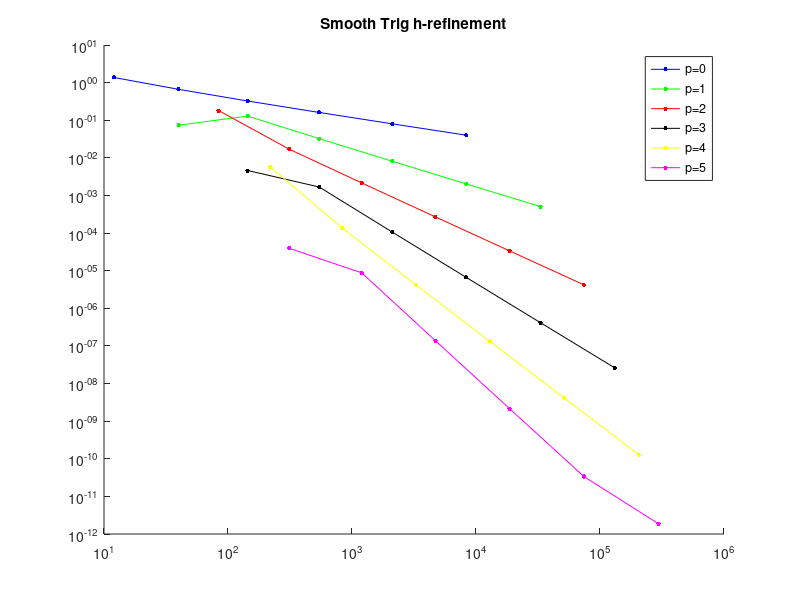
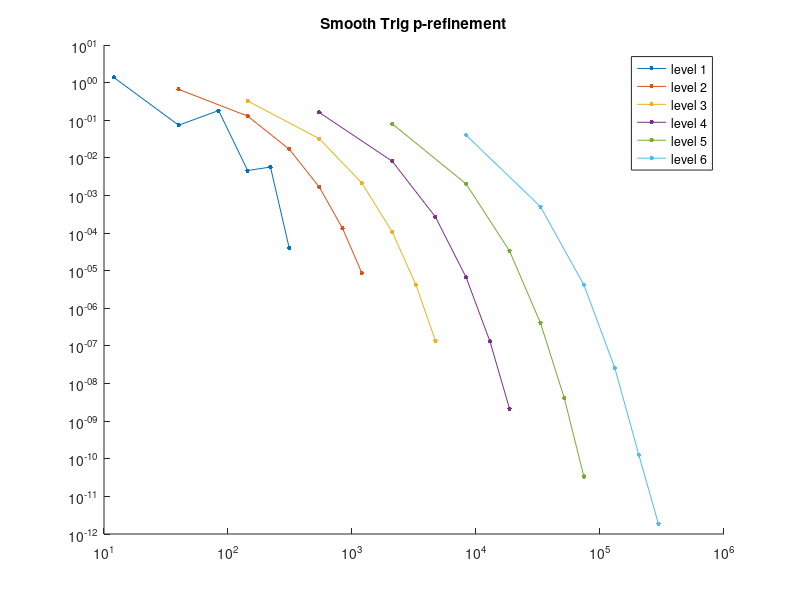
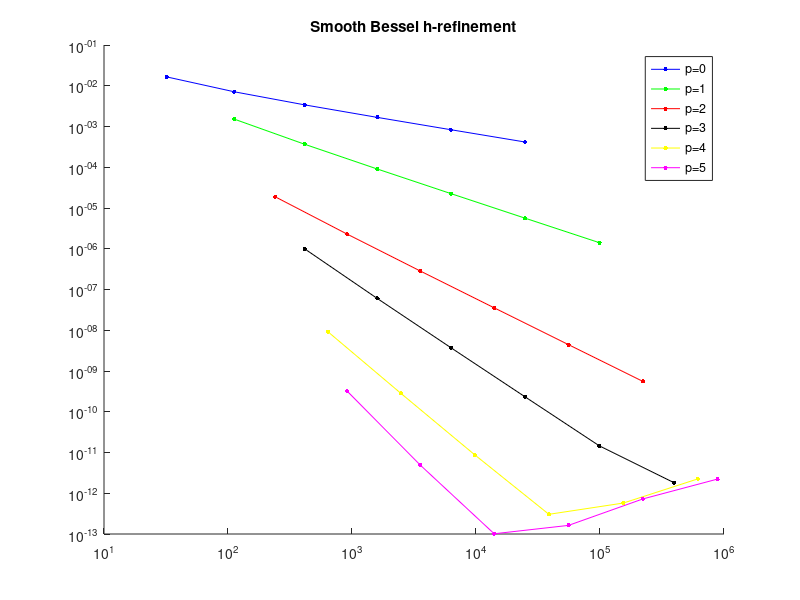
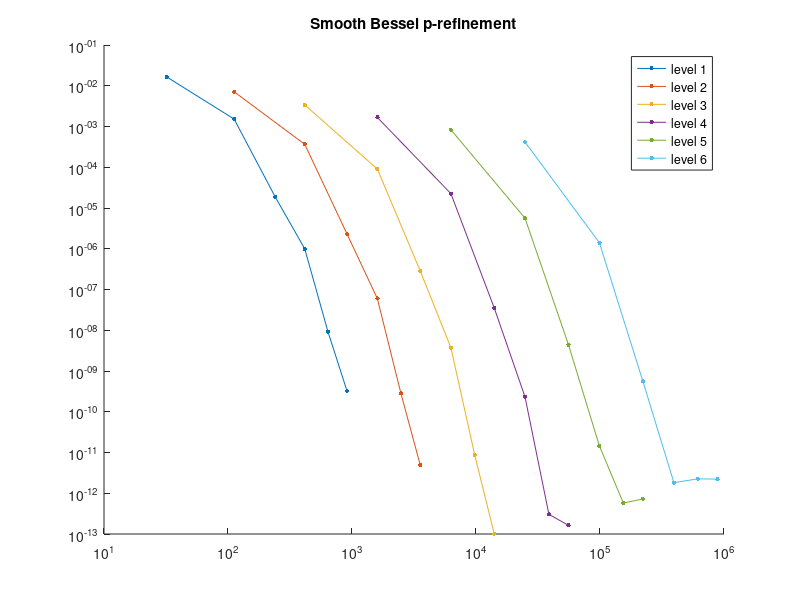

Source code (MATLAB) for these figures, in order:
function [] = plot_deal_ii_results()


% TRIG.
trig_results(:,:,1)=[    0     4   12 1.372663637218e+00 
    1    16   40 6.621663603171e-01 
    2    64  144 3.247516766159e-01 
    3   256  544 1.608889448955e-01 
    4  1024 2112 8.023247235615e-02 
    5  4096 8320 4.008887858422e-02];
trig_results(:,:,2)=[    0     4    40 7.381110108613e-02 
    1    16   144 1.287909783596e-01 
    2    64   544 3.242600334717e-02 
    3   256  2112 8.122461213603e-03 
    4  1024  8320 2.031602046103e-03 
    5  4096 33024 5.079618420139e-04];
trig_results(:,:,3)=[    0     4    84 1.808634263283e-01 
    1    16   312 1.696149152242e-02 
    2    64  1200 2.148463465807e-03 
    3   256  4704 2.694542360104e-04 
    4  1024 18624 3.370968864439e-05 
    5  4096 74112 4.214582037283e-06];
trig_results(:,:,4)=[    0     4    144 4.606710184946e-03 
    1    16    544 1.677832328259e-03 
    2    64   2112 1.062896834293e-04 
    3   256   8320 6.665557434564e-06 
    4  1024  33024 4.169482855019e-07 
    5  4096 131584 2.606475129811e-08];
trig_results(:,:,5)=[    0     4    220 5.694371441215e-03 
    1    16    840 1.325800119137e-04 
    2    64   3280 4.196124001106e-06 
    3   256  12960 1.315458400540e-07 
    4  1024  51520 4.114068794124e-09 
    5  4096 205440 1.285962305190e-10 ];
trig_results(:,:,6)=[    0     4    312 3.942930610183e-05 
    1    16   1200 8.718818778591e-06 
    2    64   4704 1.378413202656e-07 
    3   256  18624 2.160099190491e-09 
    4  1024  74112 3.378787414177e-11 
    5  4096 295680 1.876751113782e-12 ];

% plot fixed p refine h:
%h=figure;
%hold on
% ax=axes;
%for i=1:6
%    plot(trig_results(:,3,i),trig_results(:,4,i),colour_list{i},'MarkerSize',10)
%end
%set(gca,'XScale','log');
%set(gca,'YScale','log');
%legend(p_legend);
%title('h-refinement');
%
% plot fixed h, refine p.
%h=figure;
%hold on
%for j=1:6
%for i=1:6
%    datax(i,j)=trig_results(j,3,i);
%    datay(i,j)=trig_results(j,4,i);
%end
%end
%plot(datax,datay,'.-','MarkerSize',10)
%set(gca,'XScale','log');
%set(gca,'YScale','log');
%legend(h_legend);
%title('p-refinement');


% INTEGER BESSEL:
integer_bessel(:,:,1)=[    0    12    32 1.650665480970e-02 
    1    48   112 7.124414597529e-03 
    2   192   416 3.391346044950e-03 
    3   768  1600 1.673134951154e-03 
    4  3072  6272 8.337106152625e-04 
    5 12288 24832 4.164969392159e-04 ];
integer_bessel(:,:,2)=[    0    12   112 1.521877673949e-03 
    1    48   416 3.657922432928e-04 
    2   192  1600 9.051256590573e-05 
    3   768  6272 2.256937424787e-05 
    4  3072 24832 5.638665880328e-06 
    5 12288 98816 1.409436540830e-06 ];
integer_bessel(:,:,3)=[    0    12    240 1.887393613725e-05 
    1    48    912 2.294867434743e-06 
    2   192   3552 2.846878261904e-07 
    3   768  14016 3.551687720739e-08 
    4  3072  55680 4.437440265000e-09 
    5 12288 221952 5.546132689892e-10 
];
integer_bessel(:,:,4)=[    0    12    416 9.906314801058e-07 
    1    48   1600 6.017892158820e-08 
    2   192   6272 3.733884265410e-09 
    3   768  24832 2.329404868731e-10 
    4  3072  98816 1.455610034540e-11 
    5 12288 394240 1.822862288828e-12 ];
integer_bessel(:,:,5)=[    0    12    640 9.174405745496e-09 
    1    48   2480 2.824723687811e-10 
    2   192   9760 8.790683096829e-12 
    3   768  38720 3.041369060708e-13 
    4  3072 154240 5.749483306849e-13 
    5 12288 615680 2.254627153725e-12 
];
integer_bessel(:,:,6)=[    0    12    912 3.226515664633e-10 
    1    48   3552 4.913855466148e-12 
    2   192  14016 1.013808833804e-13 
    3   768  55680 1.626468221273e-13 
    4  3072 221952 7.263495286546e-13 
    5 12288 886272 2.227545853585e-12 ];


% FRACTIONAL BESSEL, uniform refinement:
fractional_bessel_uniform(:,:,1)=[    0    12    32 9.900762644487e-01 
    1    48   112 9.126848938897e-01 
    2   192   416 8.684057276093e-01 
    3   768  1600 8.466949373344e-01 
    4  3072  6272 8.366670740989e-01 
    5 12288 24832 8.321544489318e-01 
];
fractional_bessel_uniform(:,:,2)=[    0    12   112 8.803266144350e-01 
    1    48   416 8.508922049607e-01 
    2   192  1600 8.382530099983e-01 
    3   768  6272 8.327936313341e-01 
    4  3072 24832 8.304142709139e-01 
    5 12288 98816 8.293648916345e-01];
fractional_bessel_uniform(:,:,3)=[    0    12    240 8.508745285559e-01 
    1    48    912 8.382588516824e-01 
    2   192   3552 8.327930110399e-01 
    3   768  14016 8.304107494075e-01 
    4  3072  55680 8.293612071602e-01 
    5 12288 221952 8.288913806625e-01 ];
fractional_bessel_uniform(:,:,4)=[    0    12    416 8.408009311037e-01 
    1    48   1600 8.338878873961e-01 
    2   192   6272 8.308860662746e-01 
    3   768  24832 8.295697628536e-01 
    4  3072  98816 8.289842965615e-01 
    5 12288 394240 8.287186476551e-01 ];
fractional_bessel_uniform(:,:,5)=[    0    12    640 8.361830931767e-01 
    1    48   2480 8.318820228409e-01 
    2   192   9760 8.300062826266e-01 
    3   768  38720 8.291784136643e-01 
    4  3072 154240 8.288067427953e-01 
    5 12288 615680 8.286359445633e-01 
];
fractional_bessel_uniform(:,:,6)=[    0    12    912 8.337134107829e-01 
    1    48   3552 8.308051578836e-01 
    2   192  14016 8.295312252368e-01 
    3   768  55680 8.289653302631e-01 
    4  3072 221952 8.287089618893e-01 
    5 12288 886272 8.285897307112e-01 
];

% FRACTIONAL BESSEL, adaptive refinement:
fractional_bessel_adapt(:,:,1)=[    0    12   32 9.900762644487e-01 
    1    24   68 9.084627360682e-01 
    2    60  159 8.656774731768e-01 
    3   120  311 8.452602174877e-01 
    4   234  577 8.344816338223e-01 
    5   456 1135 8.308202519225e-01 ];
fractional_bessel_adapt(:,:,2)=[    0    12  112 8.803266144350e-01 
    1    24  232 8.508808789506e-01 
    2    60  558 8.381321237252e-01 
    3   117 1072 8.327179608546e-01 
    4   225 2028 8.303383994518e-01 
    5   429 3756 8.293600940000e-01 ];
fractional_bessel_adapt(:,:,3)=[    0    12  240 8.508745285559e-01 
    1    24  492 8.382628514658e-01 
    2    60 1197 8.327954000409e-01 
    3   117 2310 8.304111041131e-01 
    4   225 4362 8.293612879007e-01 
    5   429 8235 8.288913947508e-01 
];
fractional_bessel_adapt(:,:,4)=[    0    12   416 8.408009311037e-01 
    1    24   848 8.338880329553e-01 
    2    60  2076 8.308860831839e-01 
    3   123  4216 8.295697679210e-01 
    4   234  7924 8.289842972389e-01 
    5   447 15016 8.287186477054e-01];
fractional_bessel_adapt(:,:,5)=[    0    12   640 8.361830931767e-01 
    1    24  1300 8.318820338371e-01 
    2    60  3195 8.300062854305e-01 
    3   126  6650 8.291784138188e-01 
    4   243 12695 8.288067428249e-01 
    5   462 24055 8.286359445641e-01 ];
fractional_bessel_adapt(:,:,6)=[    0    12   912 8.337134107829e-01 
    1    24  1848 8.308051599839e-01 
    2    60  4554 8.295312256746e-01 
    3   126  9492 8.289653302896e-01 
    4   243 18150 8.287089618923e-01 
    5   462 34302 8.285897307112e-01];
fractional_bessel_uniform(:,4,:)=abs(fractional_bessel_uniform(6,4,6)-fractional_bessel_uniform(:,4,:));
fractional_bessel_adapt(:,4,:)=abs(fractional_bessel_adapt(6,4,6)-fractional_bessel_adapt(:,4,:));

do_the_plot(trig_results,'Smooth Trig','trig')
do_the_plot(integer_bessel,'Smooth Bessel','smooth_bess')
do_the_plot(fractional_bessel_uniform,'Fractional Bessel Uniform','frac_bess_uniform')
do_the_plot(fractional_bessel_adapt,'Fractional Bessel Adaptive','frac_bess_adapt')


end

function []=do_the_plot(data_in,title_in,save_in)

colour_list={'.-b' '.-g' '.-r' '.-k' '.-y' '.-m'};
p_legend={'p=0','p=1','p=2','p=3','p=4','p=5'};
h_legend={'level 1','level 2','level 3','level 4','level 5','level 6'};
% plot fixed p refine h:
h1=figure;
hold on
% ax=axes;
for i=1:6
    plot(data_in(:,3,i),data_in(:,4,i),colour_list{i},'MarkerSize',10)
end
set(gca,'XScale','log');
set(gca,'YScale','log');
legend(p_legend);
title_str=strcat(title_in,' h-refinement');
title(title_str);

filename=strcat(save_in,'_h-ref.fig');
saveas(h1,filename,'fig');
close(h1);

% plot fixed h, refine p.
h2=figure;
hold on
for j=1:6
for i=1:6
    datax(i,j)=data_in(j,3,i);
    datay(i,j)=data_in(j,4,i);
end
end
plot(datax,datay,'.-','MarkerSize',10)
set(gca,'XScale','log');
set(gca,'YScale','log');
legend(h_legend);
title_str=strcat(title_in,' p-refinement');
title(title_str);
filename=strcat(save_in,'_p-ref.fig');
saveas(h2,filename,'fig');
close(h2);
end
    
        
    
